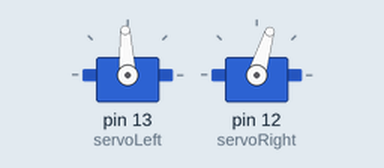
A sketch run on a simulated Arduino Uno, built with avr-gcc and run on an emulated ATmega328P. Shown: 2 × servo.

Above: at 3.04 s.
At 6.0 s:
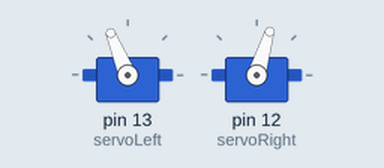
Timing chart, 0 to 7.5 s (numbered marks = the images above):
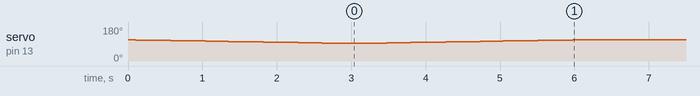

The sketch:

_6CustomManeuverFunctionChallenge1.ino
```cpp
#include <Servo.h>
Servo servoLeft;
Servo servoRight;
void maneuver(int speedLeft, int speedRight, int msTime) {
  if(msTime ==-1) {
    servoLeft.detach();
    servoRight.detach();
  }
  servoLeft.writeMicroseconds(1500+speedLeft);
  servoRight.writeMicroseconds(1500-speedRight);
  delay(msTime);
}
void setup() {
  servoLeft.attach(13);
  servoRight.attach(12);
  for(int ramping=200;ramping>=0;ramping--) {
    maneuver(ramping,200,15);
  }
  for(int ramping=0;ramping<=200;ramping++){
    maneuver(ramping,200,15);
  }
  maneuver(0,0,-1);
}
void loop() {
}
```

Measured:
- by itself, servo on pin 13 (servoLeft): 112° → 111° at 0.11 s, → 110° 0.15 s later, → 109° 0.15 s later, → 108° 0.17 s later, … (38 changes in this stretch)
